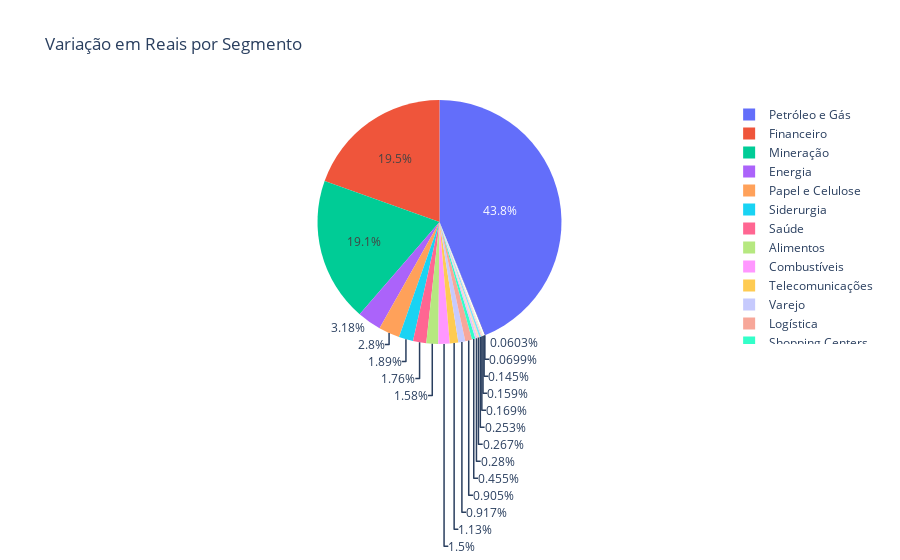

The notebook cell saved with this chart:
### Code cell
# Criando o gráfico de pizza
fig = px.pie(df_principal_seguimento,names='Segmento', values='variacao_rs', title='Variação em Reais por Segmento',hover_data=['variacao_rs'])  
#Exibindo a figura
fig.show()

### Figure 1 — Plotly figure (JSON) as saved in the notebook; plotly's stock layout.template omitted (floating-point values rounded to 4 significant figures)
{"data": [{"customdata": [[407800000.0], [41020000.0], [388700000.0], [37530000.0], [72300000.0], [821100000.0], [5053000000.0], [233900000.0], [18070000.0], [4940000000.0], [722900000.0], [69050000.0], [11340000000.0], [453900000.0], [43660000.0], [117700000.0], [489900000.0], [15600000.0], [292900000.0], [65450000.0], [237200000.0]], "domain": {"x": [0, 1], "y": [0, 1]}, "hovertemplate": "Segmento=%{label}<br>variacao_rs=%{customdata[0]}<extra></extra>", "labels": ["Alimentos", "Calçados", "Combustíveis", "Construção Civil", "Educação", "Energia", "Financeiro", "Logística", "Metalurgia", "Mineração", "Papel e Celulose", "Petroquímica", "Petróleo e Gás", "Saúde", "Serviços Financeiros", "Shopping Centers", "Siderurgia", "Tecnologia", "Telecomunicações", "Transporte Aéreo", "Varejo"], "legendgroup": "", "name": "", "showlegend": true, "type": "pie", "values": [407800000.0, 41020000.0, 388700000.0, 37530000.0, 72300000.0, 821100000.0, 5053000000.0, 233900000.0, 18070000.0, 4940000000.0, 722900000.0, 69050000.0, 11340000000.0, 453900000.0, 43660000.0, 117700000.0, 489900000.0, 15600000.0, 292900000.0, 65450000.0, 237200000.0]}], "layout": {"legend": {"tracegroupgap": 0}, "title": {"text": "Variação em Reais por Segmento"}}}
